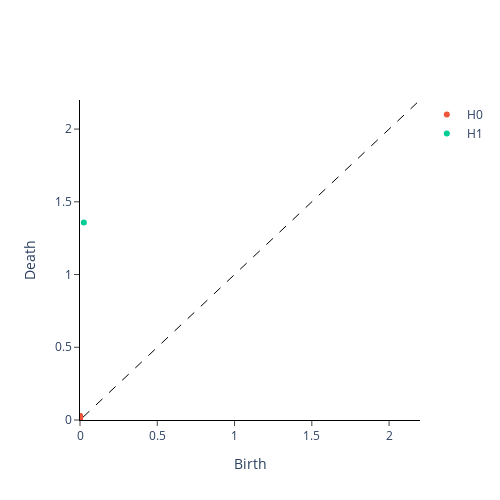

This figure's notebook cell:
### Markdown cell above
Let's now compare the two diagrams, first for the periodic signal:

### Code cell
plot_diagram(periodic_persistence_diagrams[0])

### Figure 1 — Plotly figure (JSON) as saved in the notebook; plotly's stock layout.template omitted (floating-point values rounded to 4 significant figures; data arrays with more than 128 entries replaced by an {"elided": "..."} marker saying what was removed)
{"data": [{"hoverinfo": "none", "line": {"color": "black", "dash": "dash", "width": 1}, "mode": "lines", "showlegend": false, "type": "scatter", "x": [-200, 200], "y": [-200, 200]}, {"mode": "markers", "name": "H0", "type": "scatter", "x": {"elided": "979 int values"}, "y": {"elided": "979 float values"}}, {"mode": "markers", "name": "H1", "type": "scatter", "x": [0.02471], "y": [1.357]}, {"mode": "markers", "name": "H2", "type": "scatter", "x": [], "y": []}], "layout": {"height": 500, "plot_bgcolor": "white", "width": 500, "xaxis": {"anchor": "y", "exponentformat": "e", "linecolor": "black", "linewidth": 1, "mirror": false, "range": [0, 2.2], "showexponent": "all", "showline": true, "side": "bottom", "ticks": "outside", "title": {"text": "Birth"}, "type": "linear", "zeroline": true}, "yaxis": {"anchor": "x", "exponentformat": "e", "linecolor": "black", "linewidth": 1, "mirror": false, "range": [0, 2.2], "showexponent": "all", "showline": true, "side": "left", "ticks": "outside", "title": {"text": "Death"}, "type": "linear", "zeroline": true}}}
